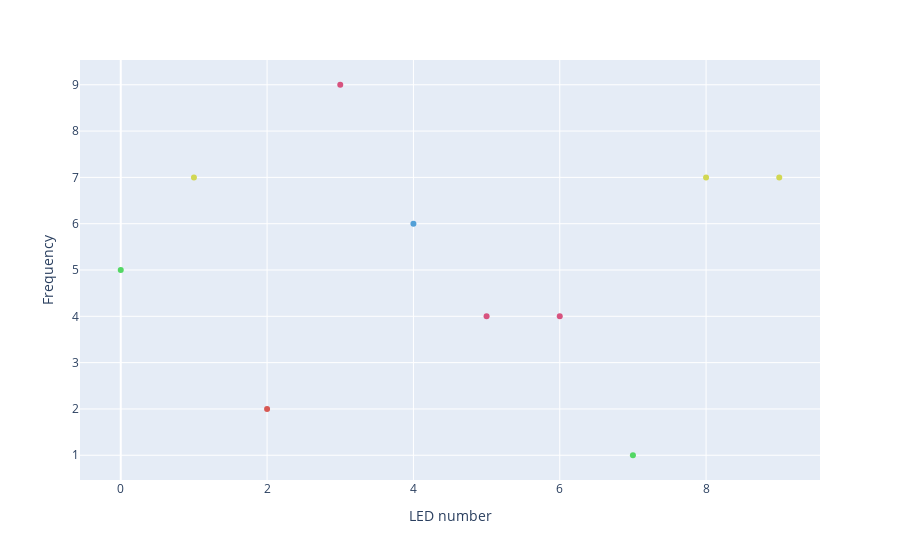

Notebook source saved alongside this figure:
### Code cell
fig = px.scatter(df,
                x=df.index,
                y="led_frequency",
                color="led_frequency_str",
                color_discrete_map=color_map,

                labels = {
                    "led_frequency":"Frequency",
                    "index":"LED number"
                    }
                )

fig.update_layout(
                showlegend=False,
                ).show()

### Figure 1 — Plotly figure (JSON) as saved in the notebook; plotly's stock layout.template omitted (floating-point values rounded to 4 significant figures)
{"data": [{"hovertemplate": "led_frequency_str=5<br>LED number=%{x}<br>Frequency=%{y}<extra></extra>", "legendgroup": "5", "marker": {"color": "#53D764", "symbol": "circle"}, "mode": "markers", "name": "5", "orientation": "v", "showlegend": true, "type": "scatter", "x": [0], "xaxis": "x", "y": [5], "yaxis": "y"}, {"hovertemplate": "led_frequency_str=7<br>LED number=%{x}<br>Frequency=%{y}<extra></extra>", "legendgroup": "7", "marker": {"color": "#D1D753", "symbol": "circle"}, "mode": "markers", "name": "7", "orientation": "v", "showlegend": true, "type": "scatter", "x": [1, 8, 9], "xaxis": "x", "y": [7, 7, 7], "yaxis": "y"}, {"hovertemplate": "led_frequency_str=2<br>LED number=%{x}<br>Frequency=%{y}<extra></extra>", "legendgroup": "2", "marker": {"color": "#D75853", "symbol": "circle"}, "mode": "markers", "name": "2", "orientation": "v", "showlegend": true, "type": "scatter", "x": [2], "xaxis": "x", "y": [2], "yaxis": "y"}, {"hovertemplate": "led_frequency_str=9<br>LED number=%{x}<br>Frequency=%{y}<extra></extra>", "legendgroup": "9", "marker": {"color": "#D7537F", "symbol": "circle"}, "mode": "markers", "name": "9", "orientation": "v", "showlegend": true, "type": "scatter", "x": [3], "xaxis": "x", "y": [9], "yaxis": "y"}, {"hovertemplate": "led_frequency_str=6<br>LED number=%{x}<br>Frequency=%{y}<extra></extra>", "legendgroup": "6", "marker": {"color": "#53A0D7", "symbol": "circle"}, "mode": "markers", "name": "6", "orientation": "v", "showlegend": true, "type": "scatter", "x": [4], "xaxis": "x", "y": [6], "yaxis": "y"}, {"hovertemplate": "led_frequency_str=4<br>LED number=%{x}<br>Frequency=%{y}<extra></extra>", "legendgroup": "4", "marker": {"color": "#D7537F", "symbol": "circle"}, "mode": "markers", "name": "4", "orientation": "v", "showlegend": true, "type": "scatter", "x": [5, 6], "xaxis": "x", "y": [4, 4], "yaxis": "y"}, {"hovertemplate": "led_frequency_str=1<br>LED number=%{x}<br>Frequency=%{y}<extra></extra>", "legendgroup": "1", "marker": {"color": "#53D764", "symbol": "circle"}, "mode": "markers", "name": "1", "orientation": "v", "showlegend": true, "type": "scatter", "x": [7], "xaxis": "x", "y": [1], "yaxis": "y"}], "layout": {"legend": {"title": {"text": "led_frequency_str"}, "tracegroupgap": 0}, "margin": {"t": 60}, "showlegend": false, "xaxis": {"anchor": "y", "domain": [0, 1], "title": {"text": "LED number"}}, "yaxis": {"anchor": "x", "domain": [0, 1], "title": {"text": "Frequency"}}}}
